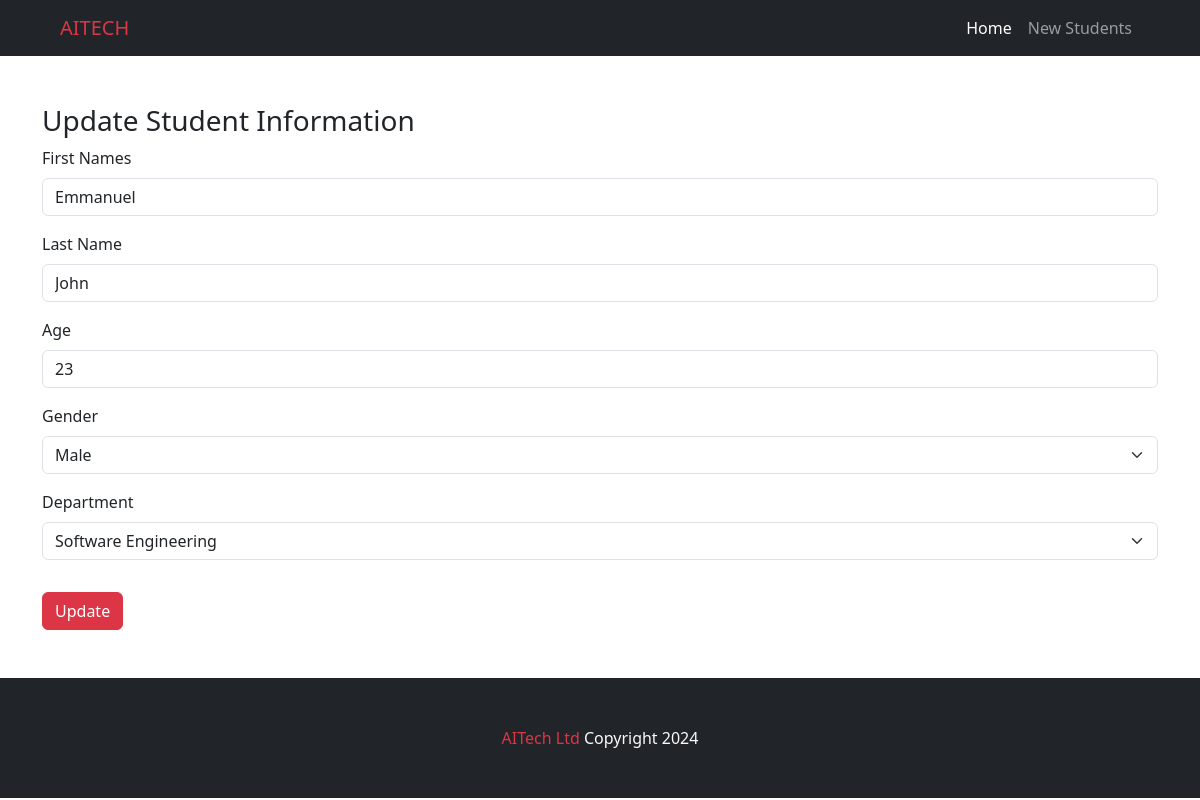
Page /edit/1 on the earlier database version.
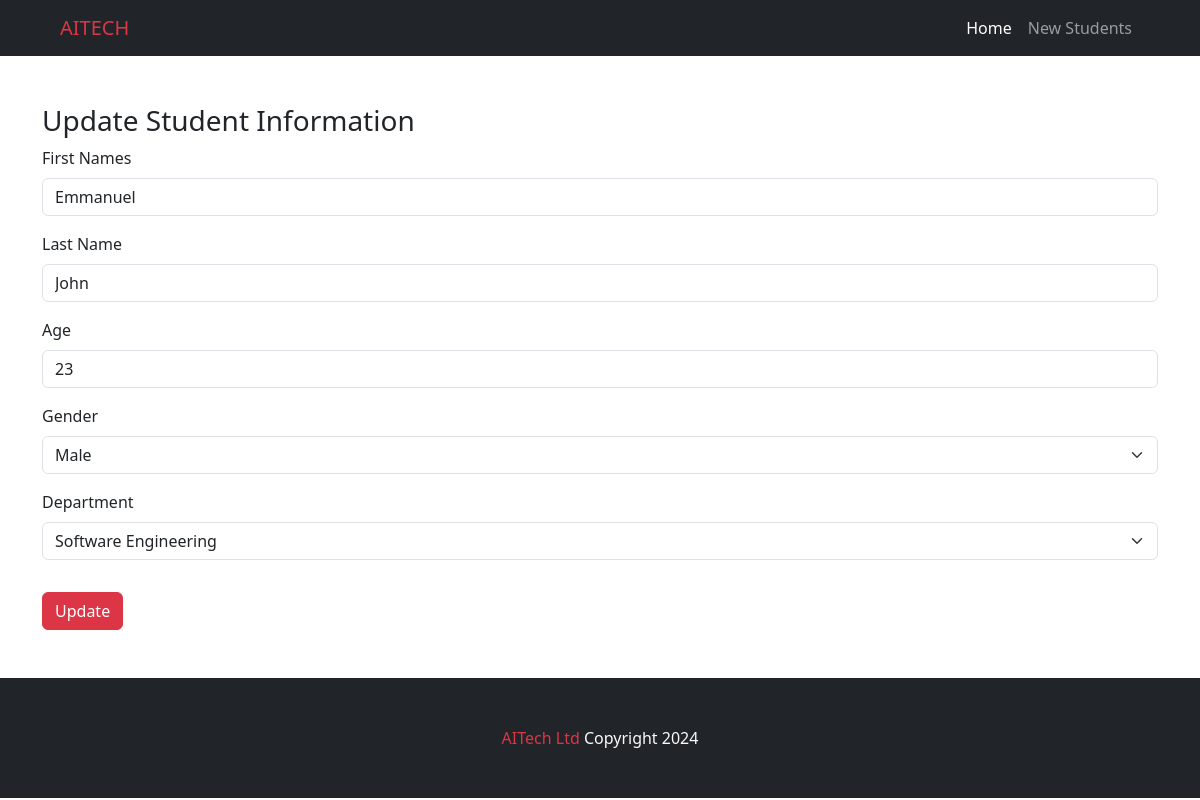
Same page on the later database version.
### students_app/models.py (models this page shows)
class Student(models.Model):
    first_name = models.CharField(max_length=200)
    last_name = models.CharField(max_length=200)
    age = models.IntegerField(default=0)
    gender = models.CharField(max_length=20)
    department = models.CharField(max_length=100)

### students_app/views.py (the view, shortened to what this page needs)
# urls.py: path('edit/<int:id>', views.editStudent, name='editStudent'),
def editStudent(request, id):
    student = Student.objects.get(id=id)
    return render(request, 'students/edit_student.html', {'student': student})

### greeting_app/templates/students/edit_student.html (shortened to what this page needs)
{%  extends 'layout.html' %}
{% block content %}
<div class="container">
    <div class="">
        <h3>Update Student Information</h3>
        <form action="{% url 'editStudent' student.id %}" method="POST">
            <div class="mb-3">
                <label for="" class="form-label">First Name</label>s
                <input type="text" name="first_name" class="form-control" value="{{ student.first_name }}" aria-describedby="">
              </div>
              <div class="mb-3">
                <label for="" class="form-label">Last Name</label>
                <input type="text" name="last_name" class="form-control" value="{{ student.last_name }}" aria-describedby="">
              </div>
              <div class="mb-3">
                <label for="" class="form-label">Age</label>
                <input type="number" name="age" class="form-control" value="{{ student.age }}" aria-describedby="">
              </div>
              <div class="mb-3">
                <label for="" class="form-label">Gender</label>
                <select name="gender" id="" class="form-select">
                    <option value="Male" {% if student.gender == "Male" %} selected {% endif %}>Male</option>
                </select>
              </div>
              <div class="mb-3">
                <label for="" class="form-label">Department</label>
                <select name="department" id="" class="form-select">
                    <option value="Software Engineering" {% if student.department == "Software Engineering" %} selected {% endif %}>Software Engineering</option>
                </select>
              </div>
            <button type="submit" class="btn btn-danger mt-3">Update</button>
          </form>
    </div>
</div>
{%  endblock content %}

Differences in the rows shown:
changed Student "Emmanuel": gender (not shown) → "Male"
Other differences:
form field gender: "Male" → (not shown)
